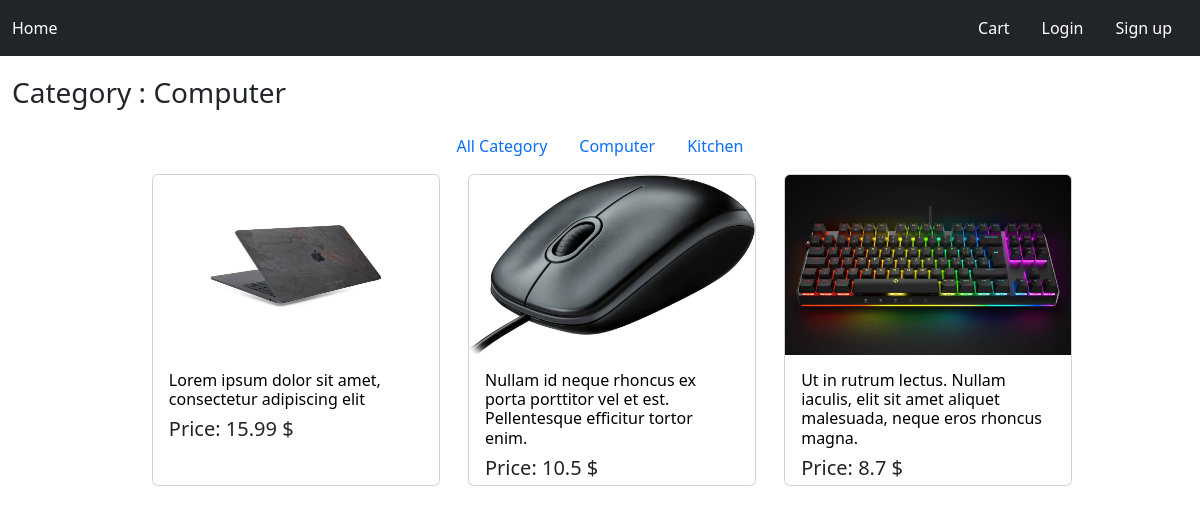
The page /categoria/1 on the database its author committed.
### shopOnline/models.py (models this page shows)
class Categories(models.Model):
    name = models.CharField(max_length=200, db_index=True, blank=True)

class Item(models.Model):
    name = models.CharField(max_length=1200, db_index=True)
    image = models.ImageField(null=True, upload_to='images/', blank=True)
    price = models.FloatField(default=0)
    description = models.CharField(blank=True, max_length=10000, db_index=True)
    categories=models.ForeignKey(Categories,on_delete=models.CASCADE,default=None)

### shopOnline/views.py (the view)
# urls.py: path('',listofItem.as_view(),name='shop'),
class listofItem(ListView):
    context_object_name = "list_items"
    template_name = "shopOnline/shop.html"
    def get_queryset(self, *args, **kwargs):
        pk_list = self.kwargs
        if pk_list =={}:
            queryset = Item.objects.filter()
        else:
            queryset = Item.objects.filter(categories=pk_list['pk'])
            print(queryset.values())
        return queryset
    def get_context_data(self, **kwargs):
        context = super().get_context_data(**kwargs)
        pk_list = self.kwargs
        if pk_list =={}:
            context["nameCategory"]="All Category"
        else:
            queryC=Item.objects.filter(pk=pk_list['pk']).select_related("categories").all()
            for item in queryC:
                context["nameCategory"] = item.categories.name
        item_id_cart = []
        Cart(self.request)
        if self.request.session['cart']:
            session_cart = self.request.session['cart']
            for item in session_cart:
                item_id_cart.append(int(item))
            context["cart_id"]=item_id_cart
        print(self.request.user.pk)
        return context

### cart/context_processor.py (called while the page is built)
def cart(request):
    return {'cart':Cart(request)}

### shopOnline/templates/shopOnline/shop.html
{% extends 'base.html' %} }
{% load static %}
{% block content %}
<div style="text-align: center;padding-top: 1vw">
<div style="float: left;">
<h3>Category : {{ nameCategory }}</h3>
</div>
<ul class="nav justify-content-center" style="margin-top: 50px">
  <li class="nav-item">
    <a class="nav-link active" aria-current="page" href={% url 'shop' %}>All Category </a>
  </li>
  <li class="nav-item">
    <a class="nav-link" href={% url 'shopCategoria' 1 %}>Computer</a>
  </li>
  <li class="nav-item">
    <a class="nav-link" href={% url 'shopCategoria' 2 %}>Kitchen</a>
  </li>
</ul>
    {% for item in list_items %}
        <div class="card mt-2 ms-4" style="width: 18rem; display: inline-flex;height: 26vw">
         <a href="{% url 'detail_item' item.pk%}">
            <img  src={{ MEDIA_URL }}{{ item.image }} class="card-img-top" style="height: 15vw" > </a>
         <div class="card-body" style="text-align: left">
      <a href="{% url 'detail_item' item.pk%}" class="link-offset-2 link-underline link-underline-opacity-0" style="text-decoration: none;color: black;}"> <h6 class="card-title" style=":hover {color: blue}:visited {color: cornflowerblue}" >{{ item.name }}</h6> </a>
      <h5 style="left: 0">Price: {{ item.price }} $</h5>
  </div>
    </div>
     {% endfor %}
</div>
{% endblock %}

### rows shown on the page
Categories: name "Computer"
Item: image (picture), name "Lorem ipsum dolor sit amet, consectetur adipiscing elit", price "15.99"
Item: image (picture), name "Nullam id neque rhoncus ex porta porttitor vel et est. Pellentesque efficitur tortor enim.", price "10.5"
Item: image (picture), name "Ut in rutrum lectus. Nullam iaculis, elit sit amet aliquet malesuada, neque eros rhoncus magna.", price "8.7"
